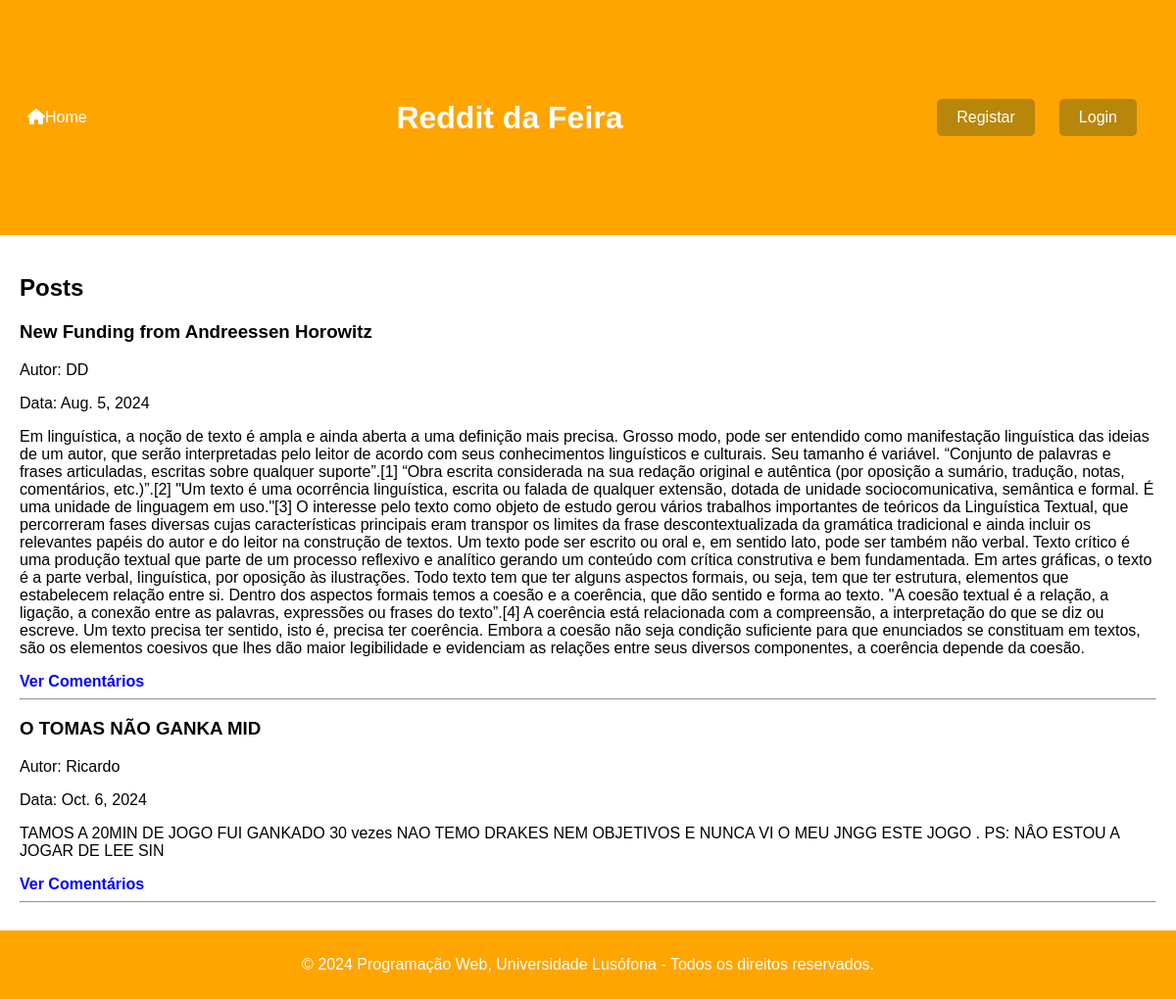
The app's page /artigos/ with its own data.
### artigos/models.py (models this page shows, shortened)
class Post(models.Model):
    autor = models.CharField(max_length=100)
    titulo = models.CharField(max_length=100)
    texto = models.CharField(max_length=100000)
    data = models.DateField(default=datetime.date.today)

### artigos/views.py (the view)
# urls.py: path('', views.posts_views, name='posts'),
def posts_views(request):
    posts = Post.objects.all()
    context = {'posts': posts}
    return render(request, 'artigos/posts.html', context)

### artigos/templates/artigos/posts.html (shortened to what this page needs)
{% extends 'artigos/layout.html' %}
{% block content %}
    {% load static %}
    <link rel="stylesheet" type="text/css" href="{% static 'artigos/estilos.css' %}">
    <h2>Posts</h2>
    {% for post in posts %}
        <div>
            <h3>{{ post.titulo }}</h3>
            <p>Autor: {{ post.autor }}</p>
            <p>Data: {{ post.data }}</p>
            <p>{{ post.texto }}</p>
            <a href="{% url 'artigos:comments' post.id %}" class="links">Ver Comentários</a>
        </div>
        <hr>
    {% endfor %}
{% endblock %}

### artigos/static/artigos/estilos.css (style rules this page uses)
body { font-family: Arial, sans-serif; margin: 0; padding: 0; height: 100vh; display: flex; flex-direction: column; }
.links { color: blue; text-decoration: none; display: block; font-weight: bold; }

### records on screen
Post: titulo "New Funding from Andreessen Horowitz", autor "DD", data "Aug. 5, 2024", texto "Em linguística, a noção de texto é ampla e ainda aberta a uma definição mais precisa. Grosso modo, pode ser entendido como manifestação linguística das ideias de um autor, que serão interpretadas pelo leitor de acordo com seus conhecimentos linguísticos e culturais. Seu tamanho é variável. “Conjunto de palavras e frases articuladas, escritas sobre qualquer suporte”.[1] “Obra escrita considerada na sua redação original e autêntica (por oposição a sumário, tradução, notas, comentários, etc.)”.[2] \"Um texto é uma ocorrência linguística, escrita ou falada de qualquer extensão, dotada de unidade sociocomunicativa, semântica e formal. É uma unidade de linguagem em uso.\"[3] O interesse pelo texto…"
Post: titulo "O TOMAS NÃO GANKA MID", autor "Ricardo", data "Oct. 6, 2024", texto "TAMOS A 20MIN DE JOGO FUI GANKADO 30 vezes NAO TEMO DRAKES NEM OBJETIVOS E NUNCA VI O MEU JNGG ESTE JOGO . PS: NÂO ESTOU A JOGAR DE LEE SIN"
